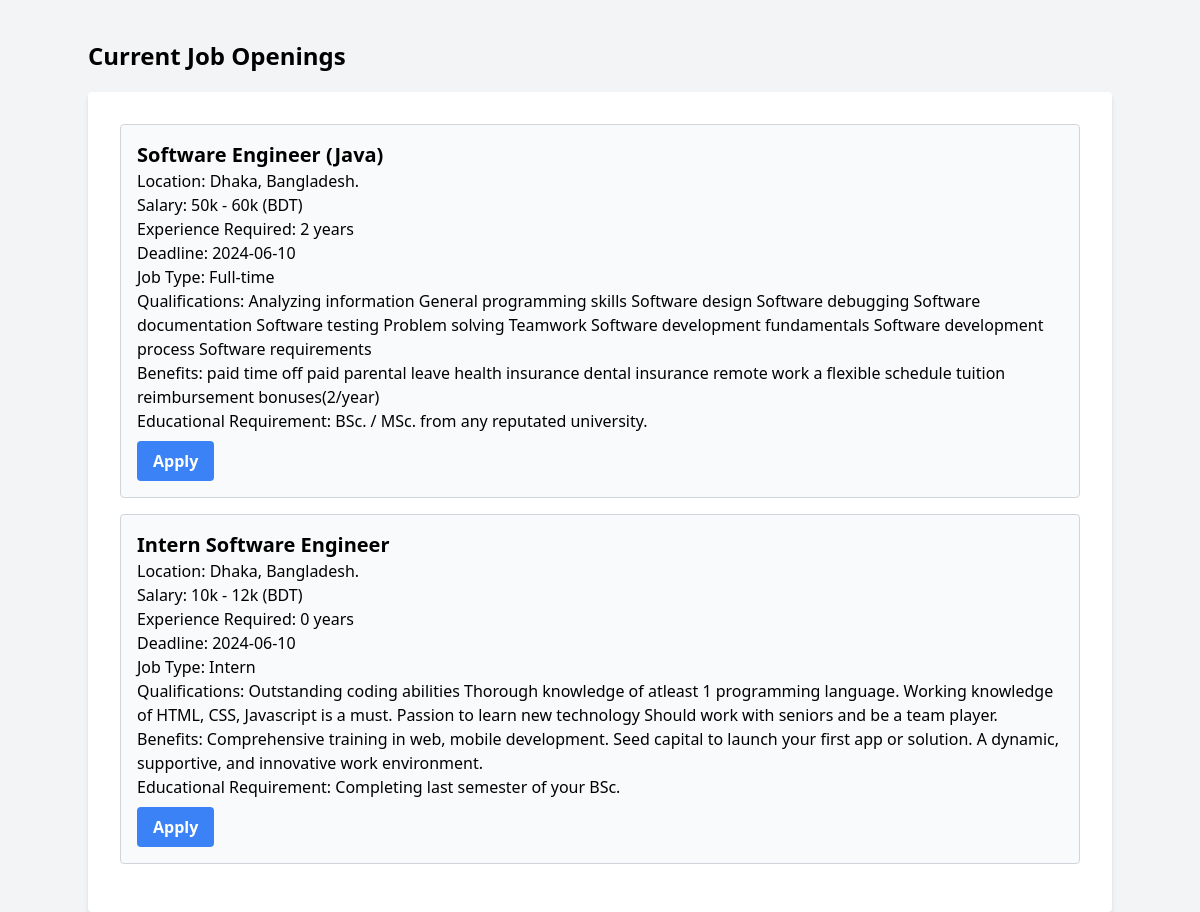
Screenshot of /careers.php with the database file from the repository.
### tables this page shows
CREATE TABLE `jobs` (
  `id` int(11) NOT NULL,
  `position_name` varchar(255) NOT NULL,
  `published_time` timestamp NOT NULL DEFAULT current_timestamp(),
  `vacancy` int(11) NOT NULL,
  `deadline` date NOT NULL,
  `experience_years` int(11) NOT NULL,
  `location` varchar(255) NOT NULL,
  `salary_range` varchar(255) NOT NULL,
  `job_type` enum('Full-time','Part-time','Intern','Contractual') NOT NULL,
  `qualifications` text NOT NULL,
  `benefits` text NOT NULL,
  `education_requirement` text NOT NULL
);

### careers.php (the view, shortened to what this page needs)
<?php
include("scripts/db_connection.php");
$sql = "SELECT * FROM jobs";
$result = $conn->query($sql);
?>
<!DOCTYPE html>
<html lang="en">
<head>
    <link href="https://cdn.jsdelivr.net/npm/tailwindcss@2.2.19/dist/tailwind.min.css" rel="stylesheet">
</head>
<body class="bg-gray-100">
    <div class="container mx-auto mt-10">
        <h2 class="text-2xl font-bold mb-5">Current Job Openings</h2>
        <div class="bg-white p-8 rounded shadow-md">
            <?php while ($row = $result->fetch_assoc()) : ?>
                <div class="mb-4 p-4 border <?= (strtotime($row['deadline']) < time()) ? 'border-red-500 bg-red-100' : 'border-gray-300 bg-gray-50' ?> rounded">
                    <h3 class="text-xl font-semibold"><?= $row['position_name'] ?></h3>
                    <p>Location: <?= $row['location'] ?></p>
                    <p>Salary: <?= $row['salary_range'] ?></p>
                    <p>Experience Required: <?= $row['experience_years'] ?> years</p>
                    <p>Deadline: <?= $row['deadline'] ?></p>
                    <p>Job Type: <?= $row['job_type'] ?></p>
                    <p>Qualifications: <?= $row['qualifications'] ?></p>
                    <p>Benefits: <?= $row['benefits'] ?></p>
                    <p>Educational Requirement: <?= $row['education_requirement'] ?></p>
                    <a href="jobs_apply.php?job_id=<?= $row['id'] ?>" target="_blank" class="bg-blue-500 text-white font-semibold py-2 px-4 rounded hover:bg-blue-600 mt-2 inline-block">Apply</a>
                </div>
            <?php endwhile; ?>
        </div>
    </div>
</body>
</html>

### rows the page displays
jobs: position_name "Software Engineer (Java)", location "Dhaka, Bangladesh.", salary_range "50k - 60k (BDT)", experience_years "2", deadline "2024-06-10", job_type "Full-time", qualifications "Analyzing information General programming skills Software design Software debugging Software documentation Software testing Problem solving Teamwork Software development fundamentals Software development process Software requirements", benefits "paid time off paid parental leave health insurance dental insurance remote work a flexible schedule tuition reimbursement bonuses(2/year)", education_requirement "BSc. / MSc. from any reputated university."
jobs: position_name "Intern Software Engineer", location "Dhaka, Bangladesh.", salary_range "10k - 12k (BDT)", experience_years "0", deadline "2024-06-10", job_type "Intern", qualifications "Outstanding coding abilities Thorough knowledge of atleast 1 programming language. Working knowledge of HTML, CSS, Javascript is a must. Passion to learn new technology Should work with seniors and be a team player.", benefits "Comprehensive training in web, mobile development. Seed capital to launch your first app or solution. A dynamic, supportive, and innovative work environment.", education_requirement "Completing last semester of your BSc."
